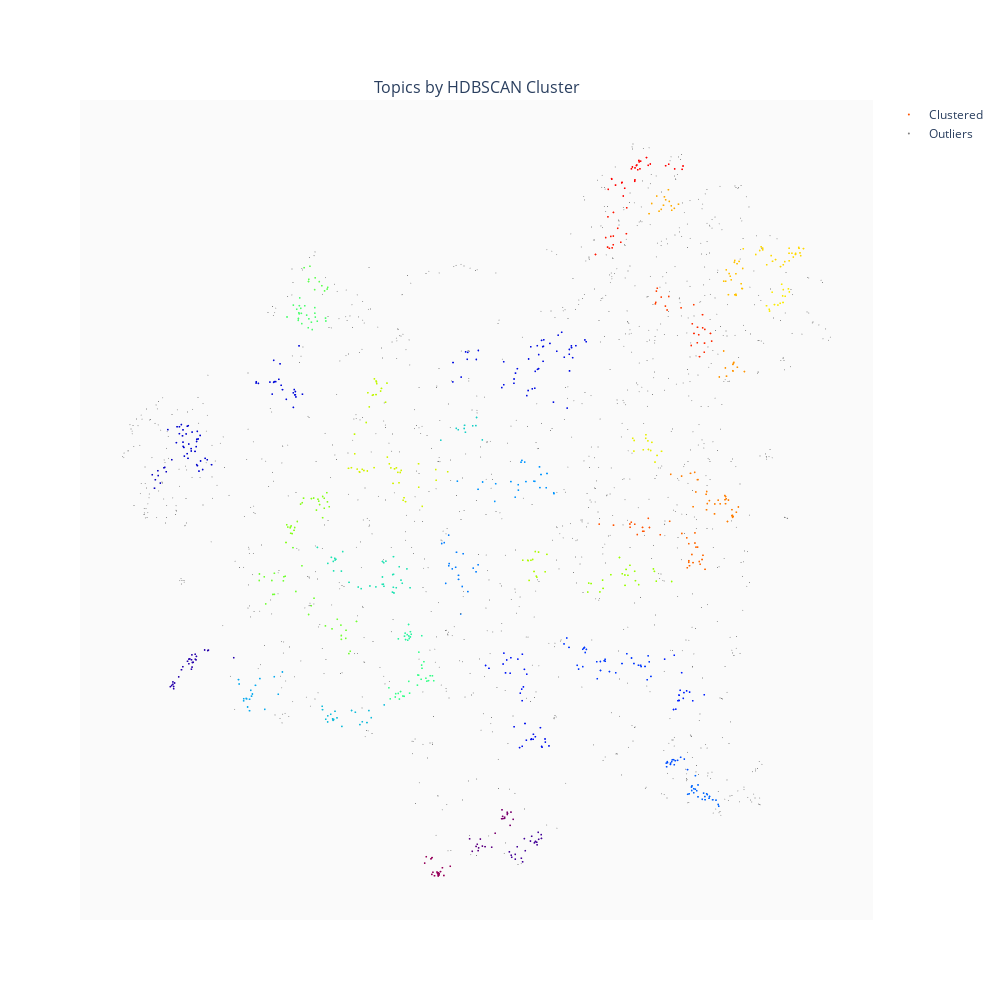

The notebook cell this image was saved under:
### Markdown cell above
# TODO
- plot
- high dimensionality clustring
- sette på titler på plot
- vise cluster rangert
- kanskje se på value counts ord i cluster

### Code cell
trace_cluster_2d, trace_outlier_2d = result_tracer_wrapper(embs_2d, clusters_2d.labels_, df["title_clean"].to_numpy())


col11 = [trace_cluster_2d, trace_outlier_2d]


row1 = [col11]


trace_list = [row1]

fig = subplotter(trace_list, ["Topics by HDBSCAN Cluster", ])

fig_show_save(fig, "topics-by-hdbscan-clusters")

### Figure 1 — Plotly figure (JSON) as saved in the notebook; plotly's stock layout.template omitted (floating-point values rounded to 4 significant figures; data arrays with more than 128 entries replaced by an {"elided": "..."} marker saying what was removed)
{"data": [{"customdata": {"elided": "887x3 mixed values"}, "hovertemplate": "<b>Title:</b> %{customdata[0]} <br><b>Topics:</b> %{customdata[1]} <br><b>Cluster Id:</b> %{customdata[2]}<extra></extra>", "marker": {"color": {"elided": "887 int values"}, "colorscale": [[0, "rgb(150,0,90)"], [0.125, "rgb(0,0,200)"], [0.25, "rgb(0,25,255)"], [0.375, "rgb(0,152,255)"], [0.5, "rgb(44,255,150)"], [0.625, "rgb(151,255,0)"], [0.75, "rgb(255,234,0)"], [0.875, "rgb(255,111,0)"], [1, "rgb(255,0,0)"]], "size": 2}, "mode": "markers", "name": "Clustered", "type": "scattergl", "x": {"elided": "887 float values"}, "xaxis": "x", "y": {"elided": "887 float values"}, "yaxis": "y"}, {"hovertemplate": "Outlier<extra></extra>", "marker": {"color": "grey", "size": 1}, "mode": "markers", "name": "Outliers", "type": "scattergl", "x": {"elided": "1160 float values"}, "xaxis": "x", "y": {"elided": "1160 float values"}, "yaxis": "y"}], "layout": {"annotations": [{"font": {"size": 16}, "showarrow": false, "text": "Topics by HDBSCAN Cluster", "x": 0.5, "xanchor": "center", "xref": "paper", "y": 1, "yanchor": "bottom", "yref": "paper"}], "height": 1000, "plot_bgcolor": "rgba(250,250,250,1)", "width": 1000, "xaxis": {"anchor": "y", "domain": [0, 1], "visible": false}, "yaxis": {"anchor": "x", "domain": [0, 1], "visible": false}}}
